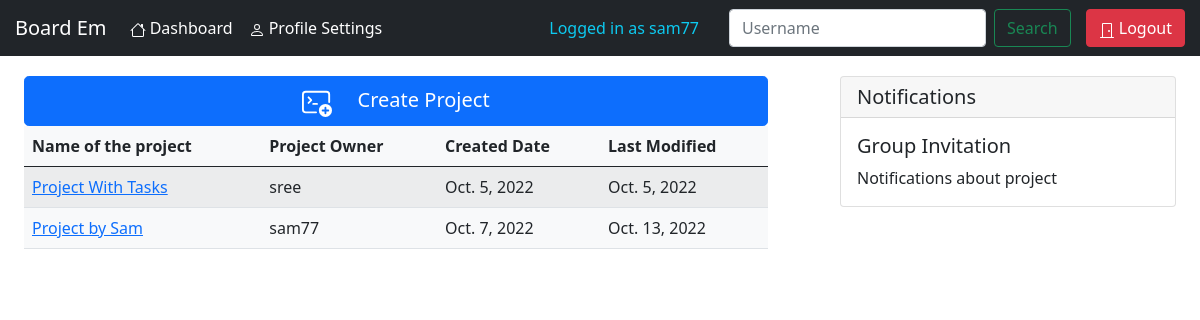
/account/ (signed in), run on the app's committed database.
### Intendance/models.py (models this page shows, shortened)
class Project(models.Model):
    project_id = models.UUIDField(default=uuid.uuid4, unique=True, primary_key=True, editable=False)
    name = models.CharField(max_length=200)
    description = models.TextField(null=True, blank=True)
    url = models.URLField(null=True, blank=True)
    group_members = models.ManyToManyField(User, blank=True, related_name="group_members")
    created_by = models.ForeignKey(User, on_delete=models.CASCADE, related_name="project_owner")
    created_date = models.DateField(auto_now_add=True)
    start_date = models.DateField()
    duration = models.IntegerField()
    modified_date = models.DateField(auto_now=True)

### Intendance/views.py (the view)
# urls.py: path('', views.acc_index_page, name='acc-page'),
@login_required(login_url='login')
def acc_index_page(request):
    data = {
        'projects_data' : Project.objects.filter(group_members=request.user),
    }
    return render(request, 'Intendance/acc_home.html', data)

### templates/Intendance/acc_home.html (shortened to what this page needs)
{% extends 'Intendance/base_layout.html' %}
{% block acc_index_page_content %}
<div class="row" style="margin-top:20px">
  <div class="col-8">
<div class="container" >
    <a href="{% url 'create-project' %}" class="btn btn-primary btn-lg btn-block" style="width:inherit;">
      Create Project
    </a>
    <table class="table table-striped bg-light">
      <thead>
        <tr>
          <th scope="col">Name of the project</th>
          <th scope="col">Project Owner</th>
          <th scope="col">Created Date</th>
          <th scope="col">Last Modified</th>
        </tr>
      </thead>
      <tbody>
        {% for prodata in projects_data %}
          <tr>
            <td><a href='{% url 'project-tasks' prodata.project_id %}'> {{ prodata.name }}</a></td>
            <td>{{ prodata.created_by }}</td>
            <td>{{ prodata.created_date }}</td>
            <td>{{ prodata.modified_date }}</td>
          </tr>
        {% endfor %}
      </tbody>
    </table>
</div>
</div>
<div class="col-4">
<div class="container-sm">
<div class="card">
    <h5 class="card-header">Notifications</h5>
    <div class="card-body">
      <h5 class="card-title">Group Invitation</h5>
      <p class="card-text">Notifications about project</p>
    </div>
  </div>
</div>
</div>
</div>
{% endblock acc_index_page_content %}

### templates/Intendance/account_navbar.html (shortened to what this page needs)
<nav class="navbar navbar-expand-lg navbar-dark bg-dark">
    <a style="margin-left:15px;margin-right:15px" class="navbar-brand" href="{% url 'acc-page' %}" >Board Em</a>
    <div class="collapse navbar-collapse" id="navbarText">
      <ul class="navbar-nav nav justify-content-end">
          <li class="nav-item"><a class="nav-link text-white" href="{% url 'acc-page' %}">
            Dashboard</a></li>
            <li class="nav-item"><a class="nav-link text-white" href="{% url 'profile' %}">
              Profile Settings</a></li>
      </ul>
    </div>
    <span class="navbar-text text-info" style="margin:0 30px 0 30px">
      Logged in as {{ user.username }}
    </span>
    <form class="d-flex" role="search" action="{% url 'search-user' %}" method="POST">
      <input class="form-control me-2" type="search" placeholder="Username" aria-label="Search" name="username" autocomplete="off">
      <button class="btn btn-outline-success" type="submit">Search</button>
    </form>
    <ul class="navbar-nav nav justify-content-end pull-right" style="margin-left:15px;margin-right:15px">
      <li class="nav-item"><a class="btn btn-danger" href="{% url 'logout' %}">
        <svg xmlns="http://www.w3.org/2000/svg" width="16" height="16" fill="currentColor" class="bi bi-door-closed" viewBox="0 0 16 16">
          <path d="M3 2a1 1 0 0 1 1-1h8a1 1 0 0 1 1 1v13h1.5a.5.5 0 0 1 0 1h-13a.5.5 0 0 1 0-1H3V2zm1 13h8V2H4v13z"/>
          <path d="M9 9a1 1 0 1 0 2 0 1 1 0 0 0-2 0z"/>
        </svg>
        Logout</a></li>
    </ul>
</nav>

### data on the page
Project: name "Project With Tasks", created_by "sree", created_date "Oct. 5, 2022", modified_date "Oct. 5, 2022"
Project: name "Project by Sam", created_by "sam77", created_date "Oct. 7, 2022", modified_date "Oct. 13, 2022"

### other printed values
{{ user.username }} "sam77"
